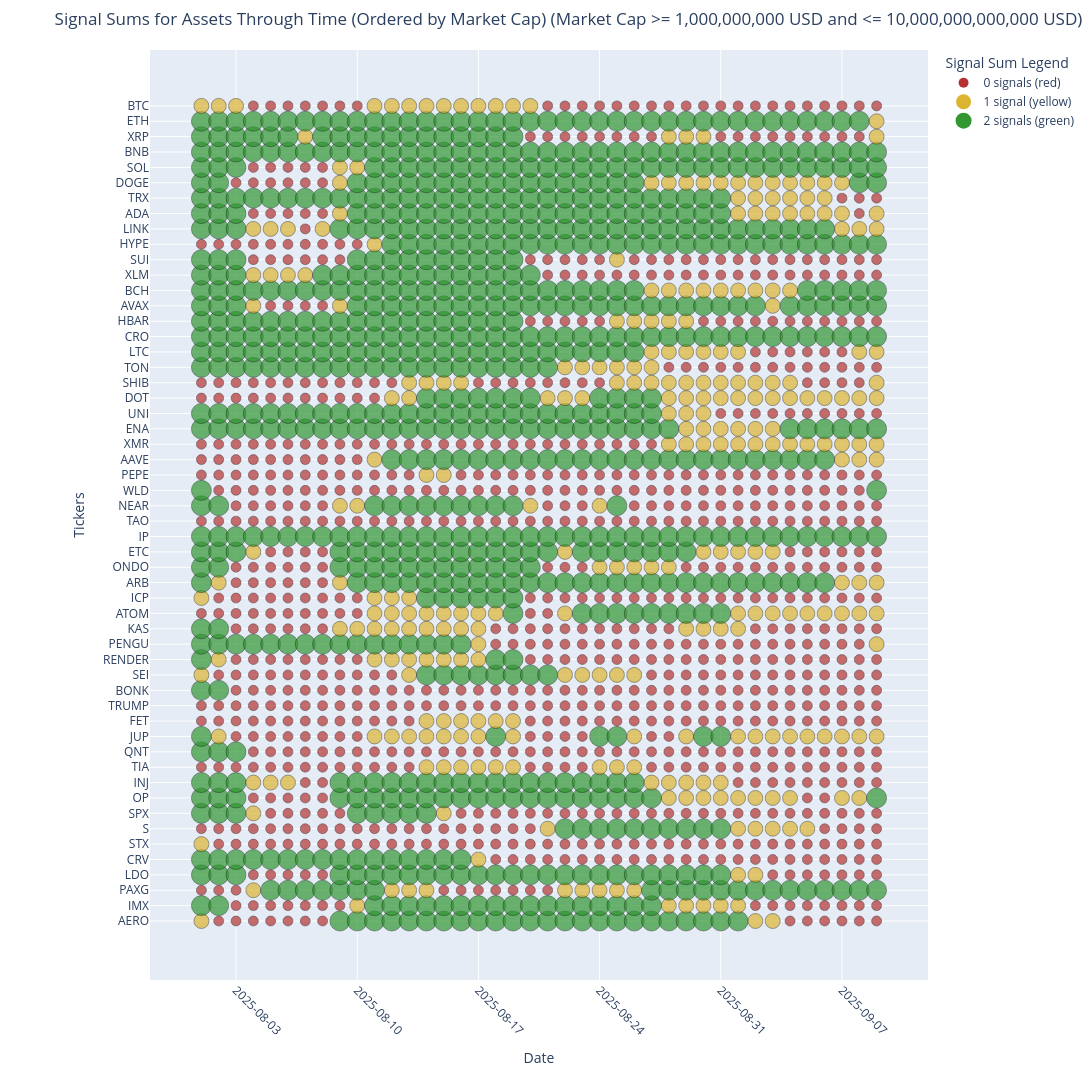

Notebook cell for this chart:
### Code cell
def plot_signal_sums_through_time(analyzer, start_date=None, end_date=None, min_market_cap=1000000000, max_market_cap=None):
    """
    Create an interactive plotly lollipop chart showing signal sums for all assets through time.
    Assets are on the Y-axis and dates on the X-axis.
    
    Args:
        analyzer: The PortfolioAnalyzer instance
        start_date: Optional start date string in format 'YYYY-MM-DD'. If None, uses earliest available date.
        end_date: Optional end date string in format 'YYYY-MM-DD'. If None, uses latest available date.
        min_market_cap: Minimum market capitalization in USD to include an asset
        max_market_cap: Maximum market capitalization in USD to include an asset
    
    Returns:
        DataFrame with signal sums over time
    """
    import plotly.graph_objects as go
    import pandas as pd
    from soros_system.data.data_loader import DataLoader
    
    # Get all asset IDs
    asset_ids = list(analyzer.assets.keys())
    
    # Exclude stablecoins
    excluded_assets = ['tether', 'usd-coin']
    asset_ids = [asset_id for asset_id in asset_ids if asset_id not in excluded_assets]
    
    # Create a data loader to get tickers
    data_loader = DataLoader(
        data_path=analyzer.data_path,
        btc_data_path=analyzer.btc_data_path,
        ssr_data_path=analyzer.ssr_data_path,
        market_data_path=analyzer.market_data_path,
        asset_ids=analyzer.asset_ids
    )
    
    # Create a mapping from asset_id to ticker
    ticker_mapping = {}
    for asset_id in asset_ids:
        ticker = data_loader.get_ticker_from_id(asset_id)
        ticker_mapping[asset_id] = ticker.upper() if ticker else asset_id.upper()
    
    # Create a dictionary to store market caps
    market_caps = {}
    
    # Filter assets by market cap if specified
    if min_market_cap > 0 or max_market_cap is not None:
        filtered_asset_ids = []
        for asset_id in asset_ids:
            asset_data = analyzer.get_asset_data(asset_id)
            if asset_data is not None:
                # Try different ways to access market cap
                market_cap = None
                
                # Try to get from metadata if available
                if hasattr(asset_data, 'metadata') and asset_data.metadata:
                    market_cap = asset_data.metadata.get('market_cap')
                
                # Try to get from asset_data directly
                if market_cap is None and hasattr(asset_data, 'market_cap'):
                    market_cap = asset_data.market_cap
                
                # Try to get from price_data if available
                if market_cap is None and hasattr(asset_data, 'price_data'):
                    if 'market_cap' in asset_data.price_data.columns:
                        # Use the most recent market cap value
                        market_cap = asset_data.price_data['market_cap'].iloc[-1]
                
                # Store market cap for later sorting
                market_caps[asset_id] = market_cap if market_cap is not None else 0
                
                # Debug print to see what we're working with
                ticker = ticker_mapping.get(asset_id, asset_id)
                print(f"Asset: {ticker}, Market Cap: {market_cap}")
                
                # Check if market cap meets criteria
                meets_min_criteria = market_cap is None or market_cap >= min_market_cap
                meets_max_criteria = max_market_cap is None or (market_cap is not None and market_cap <= max_market_cap)
                
                # Include asset if market cap meets criteria
                if meets_min_criteria and meets_max_criteria:
                    filtered_asset_ids.append(asset_id)
                    if market_cap is None:
                        print(f"Warning: No market cap data for {ticker}, including it anyway")
        
        asset_ids = filtered_asset_ids
        
        if not asset_ids:
            market_cap_msg = f"with market cap >= {min_market_cap}"
            if max_market_cap is not None:
                market_cap_msg += f" and <= {max_market_cap}"
            print(f"No assets found {market_cap_msg}")
            return pd.DataFrame()
    else:
        # If no market cap filtering, still collect market caps for sorting
        for asset_id in asset_ids:
            asset_data = analyzer.get_asset_data(asset_id)
            if asset_data is not None:
                market_cap = None
                
                if hasattr(asset_data, 'metadata') and asset_data.metadata:
                    market_cap = asset_data.metadata.get('market_cap')
                
                if market_cap is None and hasattr(asset_data, 'market_cap'):
                    market_cap = asset_data.market_cap
                
                if market_cap is None and hasattr(asset_data, 'price_data'):
                    if 'market_cap' in asset_data.price_data.columns:
                        market_cap = asset_data.price_data['market_cap'].iloc[-1]
                
                market_caps[asset_id] = market_cap if market_cap is not None else 0
    
    # Determine date range
    if start_date is None or end_date is None:
        # Find the common date range across assets
        min_dates = []
        max_dates = []
        for asset_id in asset_ids:
            asset_data = analyzer.get_asset_data(asset_id)
            if asset_data is not None and hasattr(asset_data, 'price_data') and len(asset_data.price_data) > 0:
                min_dates.append(asset_data.price_data.index[0])
                max_dates.append(asset_data.price_data.index[-1])
        
        if not min_dates or not max_dates:
            print("No data available for any assets")
            return
        
        if start_date is None:
            start_date = max(min_dates).strftime('%Y-%m-%d')
        if end_date is None:
            end_date = min(max_dates).strftime('%Y-%m-%d')
    
    # Convert to datetime objects
    start_dt = pd.to_datetime(start_date)
    end_dt = pd.to_datetime(end_date)
    
    # Generate a list of dates - daily intervals as requested
    date_range = pd.date_range(start=start_dt, end=end_dt, freq='D')
    date_strings = [date.strftime('%Y-%m-%d') for date in date_range]
    
    # Create a DataFrame to store signal sums for each asset and date
    signal_sums_over_time = pd.DataFrame(index=asset_ids)
    
    # Calculate signal sums for each date
    for date_str in date_strings:
        signals_df = display_all_assets_signals_for_date(analyzer, date_str)
        signal_sums_over_time[date_str] = signals_df['Signal_Sum']
    
    # Add market cap column for sorting
    signal_sums_over_time['market_cap'] = signal_sums_over_time.index.map(lambda x: market_caps.get(x, 0))
    
    # Sort by market cap in descending order
    signal_sums_over_time = signal_sums_over_time.sort_values(by='market_cap', ascending=True)
    
    # Calculate total signal sum (but don't include market_cap column)
    signal_sums_over_time['total_sum'] = signal_sums_over_time.drop(columns=['market_cap']).sum(axis=1)
    
    # Remove the sorting columns after sorting
    signal_sums_over_time = signal_sums_over_time.drop(columns=['market_cap', 'total_sum'])
    
    # Create a new DataFrame with tickers as index
    ticker_signal_sums = pd.DataFrame(index=[ticker_mapping[asset_id] for asset_id in signal_sums_over_time.index])
    for col in signal_sums_over_time.columns:
        ticker_signal_sums[col] = signal_sums_over_time[col].values
    
    # Create color mapping function based on signal sum (scaled from 0 to 2)
    def get_color(signal_sum):
        if signal_sum == 0:
            return 'rgb(180, 50, 50)'  # darker red
        elif signal_sum == 1:
            return 'rgb(220, 180, 50)'  # darker yellow
        else:  # 2 signals
            return 'rgb(50, 150, 50)'  # darker green
    
    # Create the figure
    fig = go.Figure()
    
    # Get all dates for x-axis
    all_dates = pd.to_datetime(ticker_signal_sums.columns)
    
    # Plot all points including zero values
    for ticker in ticker_signal_sums.index:
        ticker_data = ticker_signal_sums.loc[ticker]
        
        # Create lists to store data for this ticker
        x_dates = []
        y_tickers = []
        sizes = []
        colors = []
        hover_texts = []
        
        # Process each date point
        for date, sum_val in zip(all_dates, ticker_data):
            x_dates.append(date)
            y_tickers.append(ticker)
            sizes.append(10 + sum_val * 5)  # Size based on signal sum
            colors.append(get_color(sum_val))
            hover_texts.append(f"Date: {date.strftime('%Y-%m-%d')}<br>Ticker: {ticker}<br>Signal Sum: {sum_val}")
        
        # Add scatter plot (dots)
        fig.add_trace(go.Scatter(
            x=x_dates,
            y=y_tickers,
            mode='markers',
            marker=dict(
                size=sizes,
                color=colors,
                line=dict(width=1, color='rgba(0,0,0,0.5)')
            ),
            name=ticker,
            showlegend=False,
            hoverinfo='text',
            hovertext=hover_texts
        ))
    
    # Add a color legend
    for i, (sum_val, color_desc) in enumerate([
        (0, "0 signals (red)"),
        (1, "1 signal (yellow)"),
        (2, "2 signals (green)")
    ]):
        fig.add_trace(go.Scatter(
            x=[None],
            y=[None],
            mode='markers',
            marker=dict(size=10 + sum_val * 5, color=get_color(sum_val)),
            name=color_desc,
            showlegend=True
        ))
    
    # Update layout
    title_text = "Signal Sums for Assets Through Time (Ordered by Market Cap)"
    if min_market_cap > 0 or max_market_cap is not None:
        title_text += f" (Market Cap"
        if min_market_cap > 0:
            title_text += f" >= {min_market_cap:,} USD"
        if max_market_cap is not None:
            if min_market_cap > 0:
                title_text += " and"
            title_text += f" <= {max_market_cap:,} USD"
        title_text += ")"
        
    fig.update_layout(
        title=title_text,
        xaxis_title="Date",
        yaxis_title="Tickers",
        height=max(800, len(ticker_signal_sums) * 20),  # Dynamic height based on number of assets
        width=1200,  # Fixed width for better display
        yaxis=dict(
            categoryorder='array',
            categoryarray=ticker_signal_sums.index,  # Order by market cap (already sorted)
        ),
        xaxis=dict(
            type='date',
            tickformat='%Y-%m-%d',
            tickangle=45,
        ),
        legend_title="Signal Sum Legend",
        hovermode="closest",
        showlegend=True,
        margin=dict(l=150, r=50, t=50, b=100)  # Add margin for ticker names
    )
    
    fig.show()
    
    return ticker_signal_sums

# Example usage
signal_data_over_time = plot_signal_sums_through_time(
    analyzer, 
    start_date="2025-08-01",  # Change to your desired start date
    end_date="2025-09-09",    # Change to your desired end date
    min_market_cap = 1000000000,
    max_market_cap = 10000000000000

)
